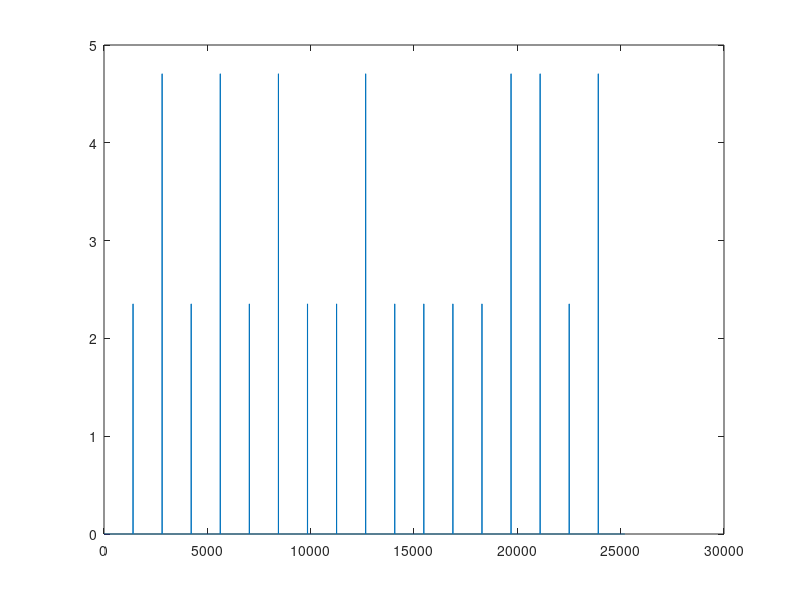

MATLAB code for this plot:
PowerList = {16, 8};
trials = 10;
frame_count = 25200;
minPower = 0;
pulse_wait = 1400;
pulse_duration = 7;
VoltageToPower = 17/5;

pulse_power = []
for i = 1:size(PowerList,2)
    for trial = 1:trials
        pulse_power = cat(2, pulse_power, PowerList(i))
    end
end
pulse_power = pulse_power(:,randperm(size(pulse_power,2)))


powers = zeros(1,frame_count);
rising = 1;
step_count = 0;
pulse_index = 1;
currentPower = minPower;
for frame = 1:frame_count
    powers(1,frame) = currentPower;
    if rising
        if step_count >= pulse_wait
            if pulse_index > size(pulse_power, 2)
               %end of the pulse arrary reached, do nothing
               currentPower = minPower;
            else
                rising = 0;
                step_count = 0;
                currentPower = pulse_power{1, pulse_index};
                pulse_index = pulse_index + 1;
            end
        end
    else
        if step_count >= pulse_duration
            rising = 1;
            step_count = 0;
            currentPower = minPower;
        end
    end
    step_count = step_count + 1;
end

voltages = powers / VoltageToPower; %convert to voltages

plot(voltages)